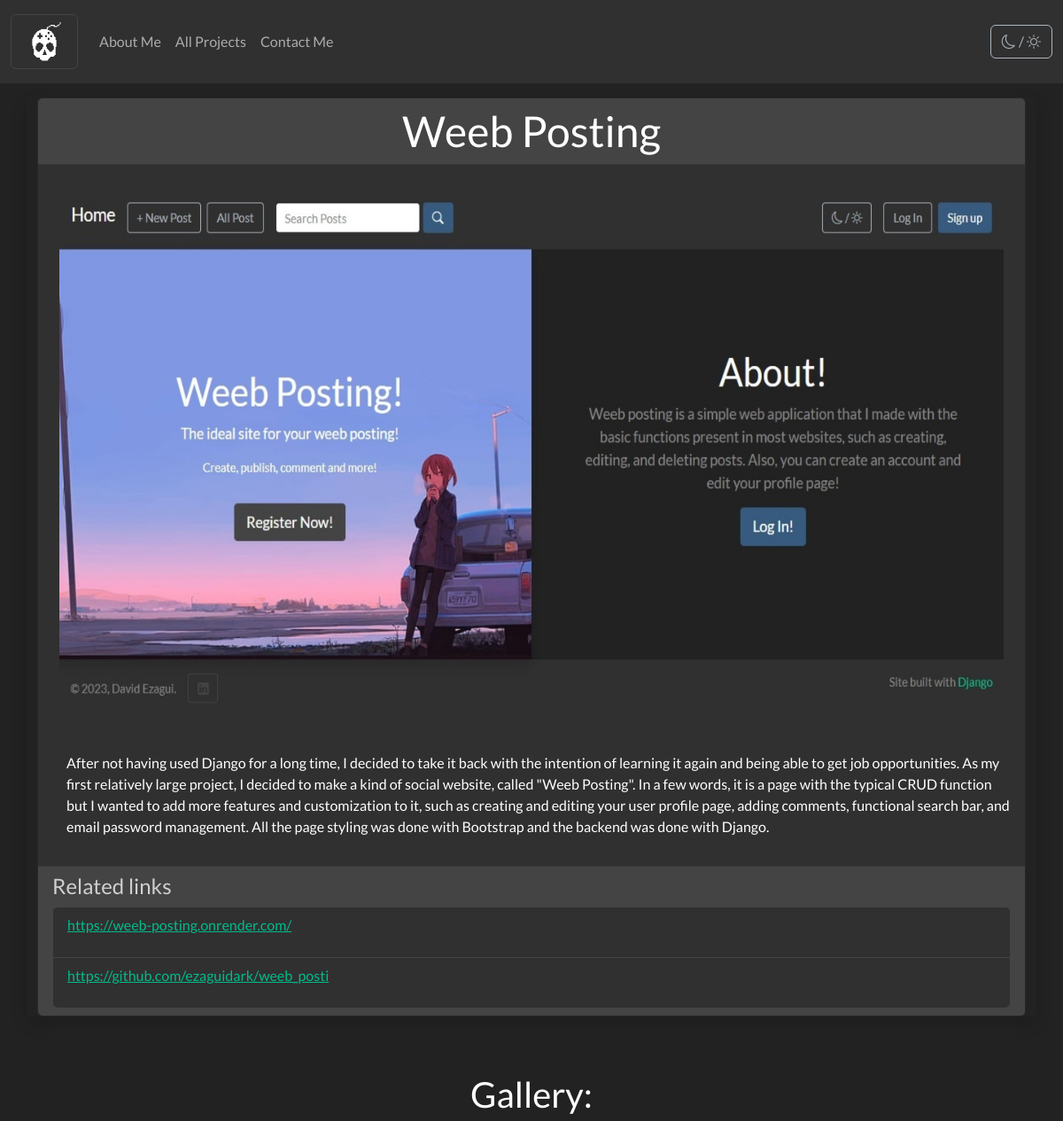
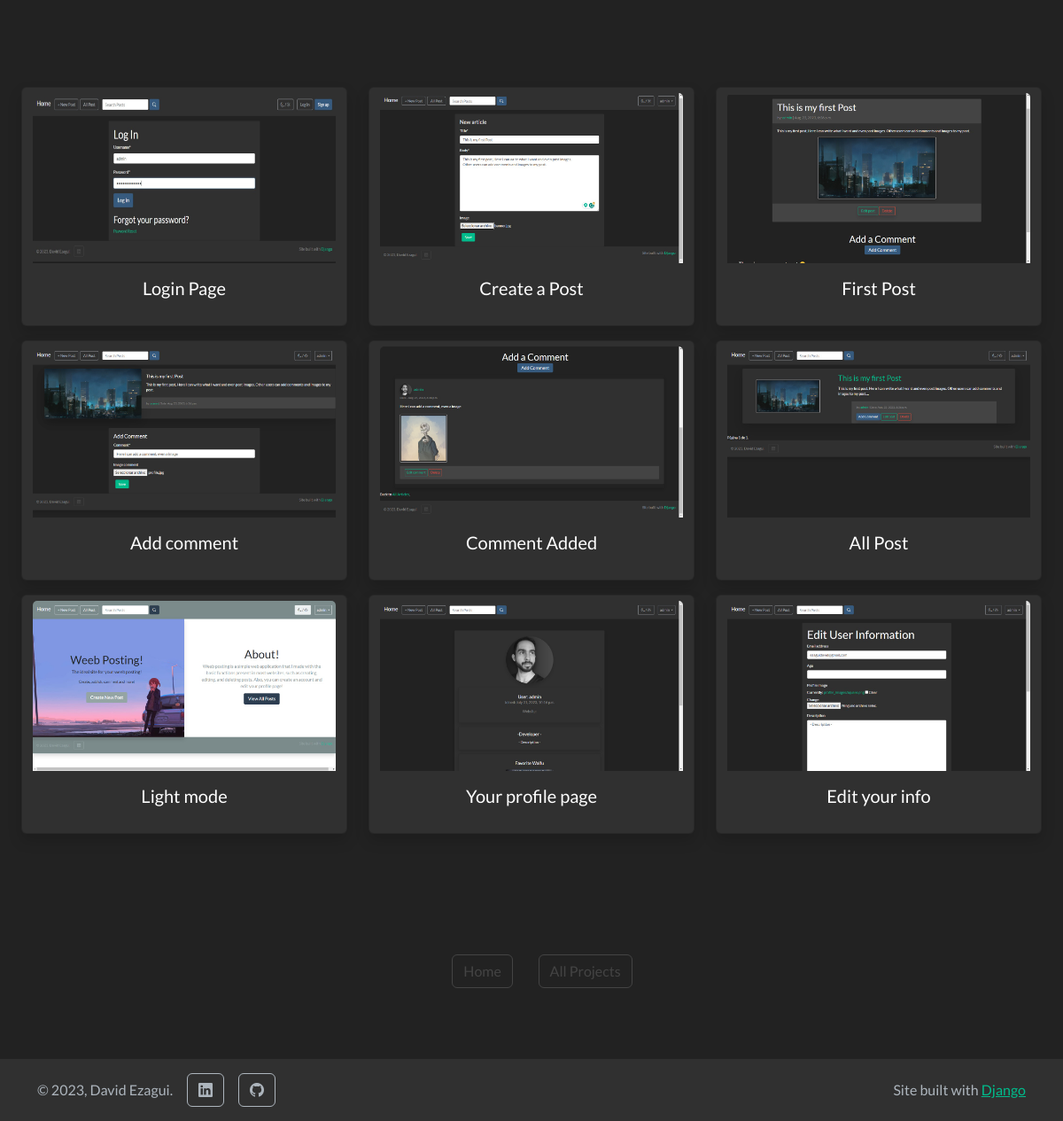
Page /project/my-first-social-web/ on the committed database (2 pictures, top to bottom).
### portfolio_pages/models.py (models this page shows, shortened)
class Project(models.Model):
    title = models.CharField(max_length=250)
    body = models.TextField()
    image = models.ImageField(null=True, blank=True)
    link = models.URLField(null=True, blank=True)
    link2 = models.URLField(null=True, blank=True)
    urlname = models.CharField(max_length=20)

class Gallery(models.Model):
    article = models.ForeignKey(
        Project, on_delete=models.CASCADE, related_name='galleries'
    )
    title = models.CharField(max_length=250, null=True, blank=True)
    body = models.TextField(null=True, blank=True)
    image = models.ImageField(null=True, blank=True)

### portfolio_pages/views.py (the view)
# urls.py: path('project/<slug:urlname>/',ProjectDetailView.as_view(), name="project-detail"),
class ProjectDetailView(DetailView):
    model = Project
    template_name = "project.html"
    slug_field = 'urlname'
    slug_url_kwarg = 'urlname'

### templates/project.html (shortened to what this page needs)
{% extends 'base.html' %}
{% block content %}
<div class="container mt-3 mb-3 shadow">
    <div class="card">
      <h1 class="card-header text-center">{{ project.title }}</h1>
      <img src="{{ project.image.url }}" class="rounded m-4" alt="Imagen del post">
      <div class="card-body">
        <p class="ms-3">{{ project.body }}</p>
      </div>
      <div class="card-footer">
        {% if project.link %}
          <h4 class="text-muted">Related links</h4>
          <ul class="list-group">
              <li class="list-group-item">
                <p class="text-muted"><a href="{{ project.link }}" target="_blank">
                  {{ project.link|slice:"40" }}
                </a></p>
              </li>
              {% if project.link2 %}
              <li class="list-group-item">
                <p class="text-muted"><a href="{{ project.link2 }}" target="_blank">
                  {{ project.link2|slice:"40" }}
                </a></p>
              </li>
              {% endif %}
          </ul>
        {% endif %}
      </div>
    </div>
  </div>
  <h2 class="text-center py-5">Gallery:</h2>
  <div class="row py-5 px-4">
    {% for element in project.galleries.all %}
      <div class="col-md-4 mb-3">
        <a href="{{ element.image.url }}" class="text-decoration-none" target="_blank">
          <div class="card btn btn-outline-secondary shadow">
            <img src="{{ element.image.url }}" class="card-img-top" alt="galery image">
            <div class="card-body">
              <h5 class="card-title">{{ element.title }}</h5>
            </div>
          </div>
        </a>
      </div>
    {% endfor %}
  </div>
  <h4 class="text-center py-5">
    <a href="{% url 'home' %}" class="btn btn-outline-secondary m-4">Home</a>
    <a href="{% url 'all-projects' %}" class="btn btn-outline-secondary m4">All Projects</a>
  </h4>
{% endblock content %}

### rows in the picture
Project: title "Weeb Posting", image (picture), body "After not having used Django for a long time, I decided to take it back with the intention of learning it again and being able to get job opportunities. As my first relatively large project, I decided to make a kind of social website, called \"Weeb Posting\". In a few words, it is a page with the typical CRUD function but I wanted to add more features and customization to it, such as creating and editing your user profile page, adding comments, functional search bar, and email password management. All the page styling was done with Bootstrap and the backend was done with Django.", link "https://weeb-posting.onrender.com/", link2 "https://github.com/ezaguidark/weeb_posti"
Gallery: image (picture), title "Login Page"
Gallery: image (picture), title "Create a Post"
Gallery: image (picture), title "First Post"
Gallery: image (picture), title "Add comment"
Gallery: image (picture), title "Comment Added"
Gallery: image (picture), title "All Post"
Gallery: image (picture), title "Light mode"
Gallery: image (picture), title "Your profile page"
Gallery: image (picture), title "Edit your info"
